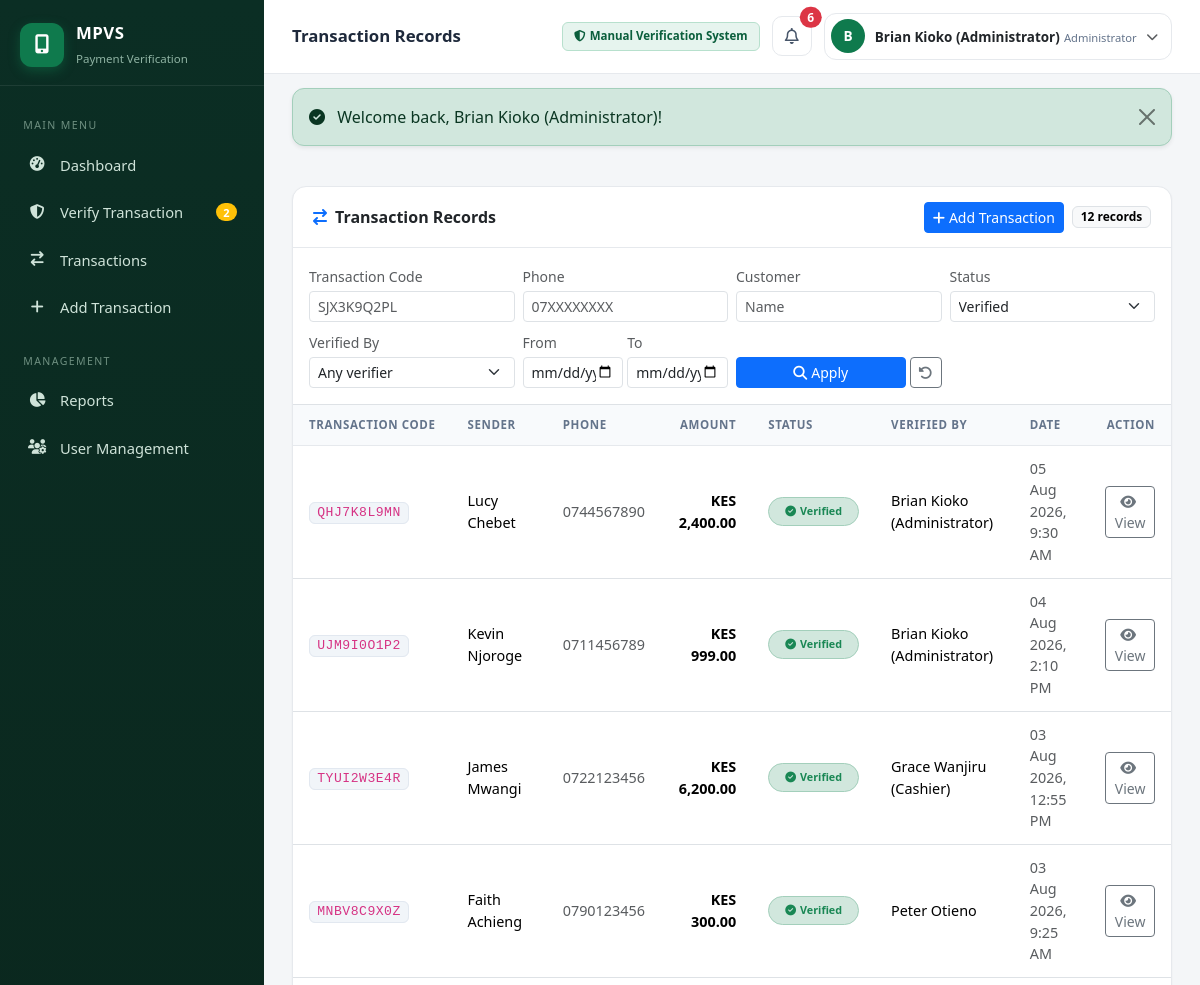
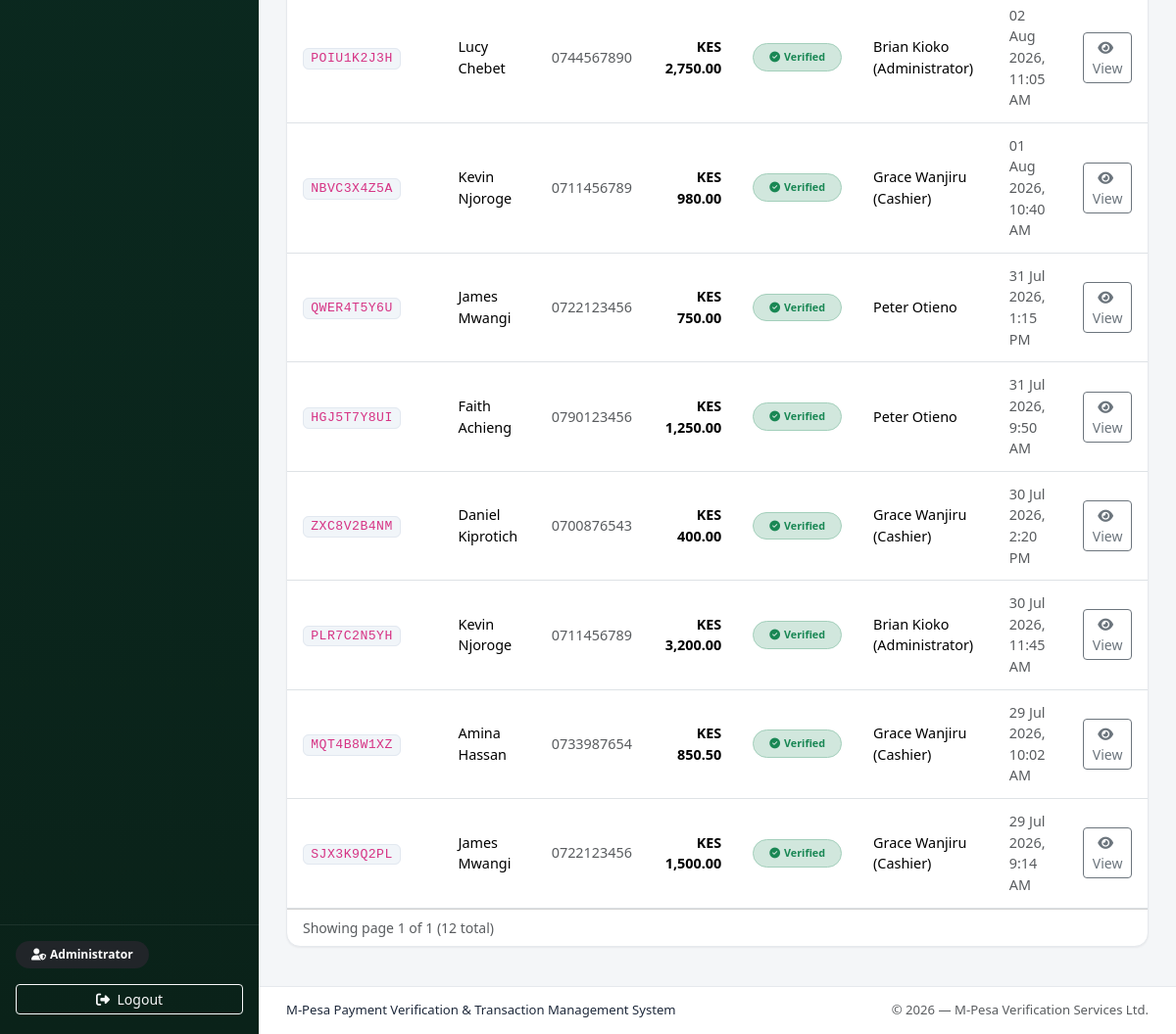
/public/transactions?status=verified (signed in), run on the app's committed database (2 pictures, top to bottom).
### tables this page shows
CREATE TABLE `users` (
  `id` int(10) UNSIGNED NOT NULL,
  `full_name` varchar(120) NOT NULL,
  `username` varchar(60) NOT NULL,
  `email` varchar(120) NOT NULL,
  `phone` varchar(20) DEFAULT NULL,
  `password_hash` varchar(255) NOT NULL,
  `role` enum('admin','staff') NOT NULL DEFAULT 'staff',
  `status` enum('pending','approved','rejected','inactive') NOT NULL DEFAULT 'pending',
  `last_login_at` datetime DEFAULT NULL,
  `created_at` datetime NOT NULL DEFAULT current_timestamp()
);

CREATE TABLE `transactions` (
  `id` int(10) UNSIGNED NOT NULL,
  `mpesa_code` varchar(20) NOT NULL COMMENT 'M-Pesa-style code (10 chars, unique)',
  `customer_id` int(10) UNSIGNED DEFAULT NULL,
  `phone` varchar(20) NOT NULL,
  `amount` decimal(12,2) NOT NULL DEFAULT 0.00,
  `status` enum('verified','failed','pending') NOT NULL DEFAULT 'pending',
  `verified_by` int(10) UNSIGNED DEFAULT NULL COMMENT 'Admin who verified/marked the payment',
  `verified_at` datetime DEFAULT NULL COMMENT 'When the payment was processed',
  `created_at` datetime NOT NULL DEFAULT current_timestamp()
);

CREATE TABLE `customers` (
  `id` int(10) UNSIGNED NOT NULL,
  `full_name` varchar(120) NOT NULL,
  `phone` varchar(20) NOT NULL,
  `email` varchar(120) DEFAULT NULL,
  `created_at` datetime NOT NULL DEFAULT current_timestamp()
);

### views/transactions/index.php (the view, shortened to what the rows shown need)
<div class="card dashboard-card">
    <div class="card-header bg-transparent d-flex flex-wrap justify-content-between align-items-center gap-2">
        <span><i class="fa-solid fa-arrow-right-arrow-left me-2 text-primary"></i>Transaction Records</span>
        <div class="d-flex align-items-center gap-2">
            <?php if ($user['role'] === 'admin'): ?>
                <a href="<?= url('transactions/create') ?>" class="btn btn-sm btn-primary"><i class="fa-solid fa-plus me-1"></i>Add Transaction</a>
            <?php endif; ?>
            <span class="badge text-bg-light border"><?= $total ?> record<?= $total === 1 ? '' : 's' ?></span>
        </div>
    </div>
    <div class="card-body border-bottom">
        <form method="get" action="<?= url('transactions') ?>" class="row g-2 align-items-end" id="filterForm">
            <div class="col-md-3">
                <label class="form-label small text-muted mb-1">Transaction Code</label>
                <input type="text" class="form-control form-control-sm" name="code" value="<?= e($filters['code']) ?>" placeholder="SJX3K9Q2PL">
            </div>
            <div class="col-md-3">
                <label class="form-label small text-muted mb-1">Phone</label>
                <input type="text" class="form-control form-control-sm" name="phone" value="<?= e($filters['phone']) ?>" placeholder="07XXXXXXXX">
            </div>
            <div class="col-md-3">
                <label class="form-label small text-muted mb-1">Customer</label>
                <input type="text" class="form-control form-control-sm" name="customer" value="<?= e($filters['customer']) ?>" placeholder="Name">
            </div>
            <div class="col-md-3">
                <label class="form-label small text-muted mb-1">Status</label>
                <select class="form-select form-select-sm" name="status">
                    <option value="verified" <?= $filters['status'] === 'verified' ? 'selected' : '' ?>>Verified</option>
                </select>
            </div>
            <div class="col-md-3">
                <label class="form-label small text-muted mb-1">Verified By</label>
                <select class="form-select form-select-sm" name="verifier">
                    <option value="">Any verifier</option>
                </select>
            </div>
            <div class="col-md-3">
                <div class="row g-1">
                    <div class="col-6">
                        <label class="form-label small text-muted mb-1">From</label>
                        <input type="date" class="form-control form-control-sm" name="date_from" value="<?= e($filters['date_from']) ?>">
                    </div>
                    <div class="col-6">
                        <label class="form-label small text-muted mb-1">To</label>
                        <input type="date" class="form-control form-control-sm" name="date_to" value="<?= e($filters['date_to']) ?>">
                    </div>
                </div>
            </div>
            <div class="col-md-3 d-flex gap-1">
                <button type="submit" class="btn btn-primary btn-sm flex-fill"><i class="fa-solid fa-magnifying-glass me-1"></i>Apply</button>
                <a href="<?= url('transactions') ?>" class="btn btn-outline-secondary btn-sm" title="Clear filters"><i class="fa-solid fa-rotate-left"></i></a>
            </div>
        </form>
    </div>
    <div class="table-responsive">
        <table class="table table-hover align-middle mb-0 dashboard-table">
            <thead>
                <tr>
                    <th>Transaction Code</th>
                    <th>Sender</th>
                    <th>Phone</th>
                    <th class="text-end">Amount</th>
                    <th>Status</th>
                    <th>Verified By</th>
                    <th>Date</th>
                    <th class="text-end">Action</th>
                </tr>
            </thead>
            <tbody>
                <?php if (empty($rows)): ?>
                    <tr>
                        <td colspan="8">
                            <div class="empty-state p-5">
                                <i class="fa-regular fa-folder-open text-muted"></i>
                                <h6 class="mt-3 mb-1">No transactions found</h6>
                                <p class="text-muted small mb-0">
                                    <?= $total > 0 ? 'No records match your filters. Try adjusting the search criteria.' : 'No payments verified yet. <a href="' . url('verify') . '">Verify your first transaction</a>.' ?>
                                </p>
                            </div>
                        </td>
                    </tr>
                <?php else: ?>
                    <?php foreach ($rows as $t): ?>
                        <tr>
                            <td><code class="mpesa-code"><?= e($t['mpesa_code']) ?></code></td>
                            <td class="fw-medium"><?= e($t['customer_name'] ?? '—') ?></td>
                            <td class="text-muted"><?= e($t['phone']) ?></td>
                            <td class="text-end fw-semibold"><?= e(money($t['amount'])) ?></td>
                            <td><?= status_badge($t['status']) ?></td>
                            <td>
                                <?php if ($t['verified_by'] !== null): ?>
                                    <?= e($t['verifier_name'] ?? '—') ?>
                                <?php else: ?>
                                    <span class="text-muted">—</span>
                                <?php endif; ?>
                            </td>
                            <td class="text-muted small"><?= e(format_datetime($t['verified_at'] ?? $t['created_at'])) ?></td>
                            <td class="text-end">
                                <a href="<?= url('transactions/show/' . $t['id']) ?>" class="btn btn-sm btn-outline-secondary">
                                    <i class="fa-solid fa-eye me-1"></i>View
                                </a>
                            </td>
                        </tr>
                    <?php endforeach; ?>
                <?php endif; ?>
            </tbody>
        </table>
    </div>
    <?php if (!empty($rows)): ?>
        <div class="card-footer bg-transparent d-flex justify-content-between align-items-center flex-wrap gap-2">
            <span class="small text-muted">Showing page <?= $page ?> of <?= $pages ?> (<?= $total ?> total)</span>
        </div>
    <?php endif; ?>
</div>

### app/core/Helpers.php (shortened to what the rows shown need)
<?php
function e(?string $value): string
{
    return htmlspecialchars($value ?? '', ENT_QUOTES, 'UTF-8');
}
function url(string $path = ''): string
{
    $base = defined('BASE_URL') ? BASE_URL : '';
    return $base . '/' . ltrim($path, '/');
}
function money($amount): string
{
    return DEFAULT_CURRENCY . ' ' . number_format((float) $amount, 2);
}
function format_datetime(?string $datetime, string $format = 'd M Y, g:i A'): string
{
    $ts = strtotime($datetime);
    return $ts ? date($format, $ts) : $datetime;
}
function status_badge(string $status): string
{
    $map = [
        'verified' => ['success', 'fa-circle-check'],
        'failed'   => ['danger', 'fa-circle-xmark'],
        'pending'  => ['warning', 'fa-clock'],
    ];
    [$color, $icon] = $map[$status] ?? ['secondary', 'fa-circle-question'];
    return '<span class="badge rounded-pill bg-' . $color . '-subtle text-' . $color
        . ' border border-' . $color . '-subtle px-3 py-2"><i class="fa-solid ' . $icon . ' me-1"></i>'
        . ucfirst(e($status)) . '</span>';
}
function role_badge(string $role): string
{
    if ($role === 'admin') {
        return '<span class="badge rounded-pill bg-dark px-3 py-2"><i class="fa-solid fa-user-shield me-1"></i>Administrator</span>';
    }
    return '<span class="badge rounded-pill bg-info-subtle text-info-emphasis border border-info-subtle px-3 py-2"><i class="fa-solid fa-user me-1"></i>Staff</span>';
}

### app/core/Router.php (shortened to what the rows shown need)
<?php
class Router
{
    private array $routes = [];
    public function get(string $path, string $action): void
    {
        $this->routes[] = ['GET', $path, $action];
    }
    public function post(string $path, string $action): void
    {
        $this->routes[] = ['POST', $path, $action];
    }
    public function dispatch(string $method, string $path): void
    {
        $path = trim($path, '/');
        foreach ($this->routes as [$routeMethod, $pattern, $action]) {
            if ($routeMethod !== $method) {
                continue;
            }
            $regex = preg_replace('#\{([a-zA-Z_]+)\}#', '(?P<$1>[^/]+)', $pattern);
            if (preg_match('#^' . $regex . '$#', $path, $matches)) {
                $params = array_filter($matches, 'is_string', ARRAY_FILTER_USE_KEY);
                $this->call($action, $params);
                return;
            }
        }
    }
    private function call(string $action, array $params): void
    {
        [$controllerName, $method] = explode('@', $action);
        $controller = new $class();
        $controller->{$method}($params);
    }
}

### views/layouts/app.php (shortened to what the rows shown need)
<?php
$currentPath = trim($_SERVER['REQUEST_URI'] ?? '', '/');
$currentPath = preg_replace('/\?.*$/', '', $currentPath);
$isActive = function (string $route) use ($currentPath): bool {
    return $currentPath === $route || ($route !== '' && str_starts_with($currentPath, $route . '/'));
};
$pageTitle = $title ?? APP_NAME;
?>
<!DOCTYPE html>
<html lang="en">
<head>
    <link rel="stylesheet" href="<?= url('assets/vendor/bootstrap/bootstrap.min.css') ?>">
    <link rel="stylesheet" href="<?= url('assets/vendor/fontawesome/all.min.css') ?>">
    <link rel="stylesheet" href="<?= url('assets/css/app.css') ?>">
</head>
<body>
<div class="app-wrapper">
    <aside class="sidebar" id="sidebar">
        <div class="sidebar-brand">
            <div class="brand-icon"><i class="fa-solid fa-mobile-screen-button"></i></div>
            <div class="brand-text">
                <strong><?= e(APP_NAME) ?></strong>
                <small>Payment Verification</small>
            </div>
        </div>
        <nav class="sidebar-nav">
            <p class="nav-section-label">Main Menu</p>
            <a href="<?= url('') ?>" class="nav-link <?= $isActive('') ? 'active' : '' ?>">
                <i class="fa-solid fa-gauge-high"></i><span>Dashboard</span>
            </a>
            <a href="<?= url('verify') ?>" class="nav-link <?= $isActive('verify') ? 'active' : '' ?>">
                <i class="fa-solid fa-shield-halved"></i><span>Verify Transaction</span>
                <?php if (!empty($pendingVerifications ?? 0)): ?>
                    <span class="badge rounded-pill bg-warning ms-auto"><?= (int) $pendingVerifications ?></span>
                <?php endif; ?>
            </a>
            <a href="<?= url('transactions') ?>" class="nav-link <?= $isActive('transactions') ? 'active' : '' ?>">
                <i class="fa-solid fa-arrow-right-arrow-left"></i><span>Transactions</span>
            </a>
            <?php if ($user['role'] === 'admin'): ?>
                <a href="<?= url('transactions/create') ?>" class="nav-link <?= $isActive('transactions/create') ? 'active' : '' ?>">
                    <i class="fa-solid fa-plus"></i><span>Add Transaction</span>
                </a>
                <p class="nav-section-label mt-4">Management</p>
                <a href="<?= url('reports') ?>" class="nav-link <?= $isActive('reports') ? 'active' : '' ?>">
                    <i class="fa-solid fa-chart-pie"></i><span>Reports</span>
                </a>
                <a href="<?= url('users') ?>" class="nav-link <?= $isActive('users') ? 'active' : '' ?>">
                    <i class="fa-solid fa-users-gear"></i><span>User Management</span>
                </a>
            <?php endif; ?>
        </nav>
        <div class="sidebar-footer">
            <?= role_badge($user['role']) ?>
            <a href="<?= url('logout') ?>" class="btn btn-sm btn-outline-light w-100 mt-3">
                <i class="fa-solid fa-right-from-bracket me-1"></i> Logout
            </a>
        </div>
    </aside>
    <main class="main-area">
        <header class="topbar">
            <h1 class="topbar-title"><?= e($pageTitle) ?></h1>
            <div class="topbar-right">
                <span class="badge manual-badge" title="<?= e(APP_MODE_DESCRIPTION) ?>">
                    <i class="fa-solid fa-shield-halved me-1"></i><?= e(APP_MODE_LABEL) ?>
                </span>
                <div class="dropdown">
                    <button class="btn btn-icon position-relative" data-bs-toggle="dropdown" aria-label="Notifications">
                        <i class="fa-regular fa-bell"></i>
                        <?php if (!empty($notifications ?? [])): ?>
                            <span class="position-absolute top-0 start-100 translate-middle badge rounded-pill bg-danger">
                                <?= count($notifications) ?>
                            </span>
                        <?php endif; ?>
                    </button>
                </div>
                <div class="dropdown">
                    <button class="btn user-chip" data-bs-toggle="dropdown" aria-label="Account menu">
                        <span class="user-avatar"><?= e(strtoupper(mb_substr($user['full_name'], 0, 1))) ?></span>
                        <span class="d-none d-md-inline user-chip-text">
                            <strong><?= e($user['full_name']) ?></strong>
                            <small><?= $user['role'] === 'admin' ? 'Administrator' : 'Business Staff' ?></small>
                        </span>
                        <i class="fa-solid fa-chevron-down fa-xs text-muted"></i>
                    </button>
                </div>
            </div>
        </header>
        <?php require VIEWS_PATH . '/partials/flash.php'; ?>
        <div class="page-content">
            <?= $content ?>
        </div>
        <footer class="app-footer">
            <span><?= e(APP_FULL_NAME) ?></span>
            <span class="text-muted">© <?= date('Y') ?> — <?= e(BUSINESS_NAME) ?></span>
        </footer>
    </main>
</div>
</body>
</html>

### data on the page
users: role "admin" (drawn), full_name "B", full_name "Brian Kioko (Administrator)"
transactions: mpesa_code "QHJ7K8L9MN", customer.full_name "Lucy Chebet", phone "0744567890", amount "KES 2,400.00", status "Verified", verified_by.full_name "Brian Kioko (Administrator)", verified_at "05 Aug 2026, 9:30 AM"
transactions: mpesa_code "UJM9I0O1P2", customer.full_name "Kevin Njoroge", phone "0711456789", amount "KES 999.00", status "Verified", verified_by.full_name "Brian Kioko (Administrator)", verified_at "04 Aug 2026, 2:10 PM"
transactions: mpesa_code "TYUI2W3E4R", customer.full_name "James Mwangi", phone "0722123456", amount "KES 6,200.00", status "Verified", verified_by.full_name "Grace Wanjiru (Cashier)", verified_at "03 Aug 2026, 12:55 PM"
transactions: mpesa_code "MNBV8C9X0Z", customer.full_name "Faith Achieng", phone "0790123456", amount "KES 300.00", status "Verified", verified_by.full_name "Peter Otieno", verified_at "03 Aug 2026, 9:25 AM"
transactions: mpesa_code "POIU1K2J3H", customer.full_name "Lucy Chebet", phone "0744567890", amount "KES 2,750.00", status "Verified", verified_by.full_name "Brian Kioko (Administrator)", verified_at "02 Aug 2026, 11:05 AM"
transactions: mpesa_code "NBVC3X4Z5A", customer.full_name "Kevin Njoroge", phone "0711456789", amount "KES 980.00", status "Verified", verified_by.full_name "Grace Wanjiru (Cashier)", verified_at "01 Aug 2026, 10:40 AM"
transactions: mpesa_code "QWER4T5Y6U", customer.full_name "James Mwangi", phone "0722123456", amount "KES 750.00", status "Verified", verified_by.full_name "Peter Otieno", verified_at "31 Jul 2026, 1:15 PM"
transactions: mpesa_code "HGJ5T7Y8UI", customer.full_name "Faith Achieng", phone "0790123456", amount "KES 1,250.00", status "Verified", verified_by.full_name "Peter Otieno", verified_at "31 Jul 2026, 9:50 AM"
transactions: mpesa_code "ZXC8V2B4NM", customer.full_name "Daniel Kiprotich", phone "0700876543", amount "KES 400.00", status "Verified", verified_by.full_name "Grace Wanjiru (Cashier)", verified_at "30 Jul 2026, 2:20 PM"
transactions: mpesa_code "PLR7C2N5YH", customer.full_name "Kevin Njoroge", phone "0711456789", amount "KES 3,200.00", status "Verified", verified_by.full_name "Brian Kioko (Administrator)", verified_at "30 Jul 2026, 11:45 AM"
transactions: mpesa_code "MQT4B8W1XZ", customer.full_name "Amina Hassan", phone "0733987654", amount "KES 850.50", status "Verified", verified_by.full_name "Grace Wanjiru (Cashier)", verified_at "29 Jul 2026, 10:02 AM"
transactions: mpesa_code "SJX3K9Q2PL", customer.full_name "James Mwangi", phone "0722123456", amount "KES 1,500.00", status "Verified", verified_by.full_name "Grace Wanjiru (Cashier)", verified_at "29 Jul 2026, 9:14 AM"

### other printed values
count($notifications) "6"
$msg['message'] "Welcome back, Brian Kioko (Administrator)!"
$total "12"
$page "1"
$pages "1"
